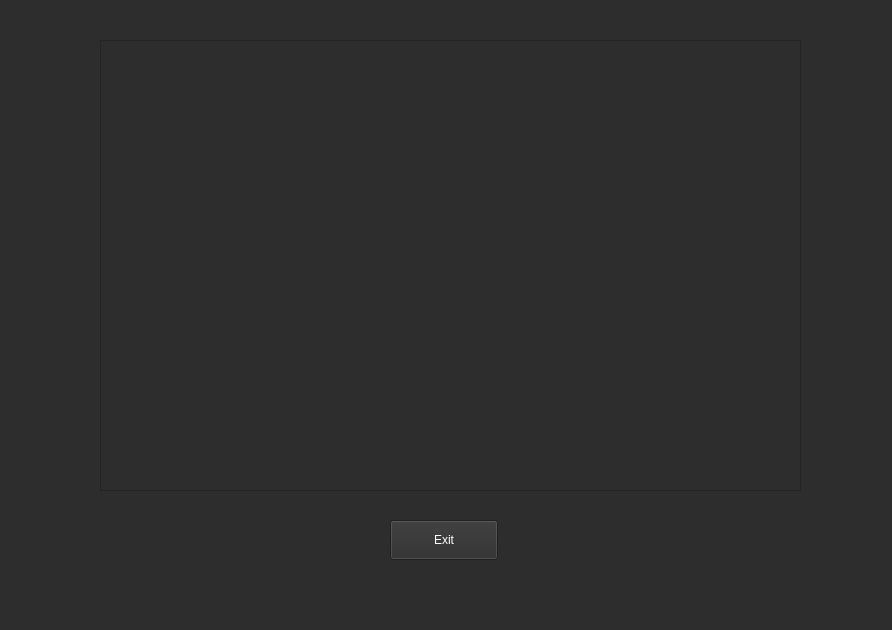
<?xml version="1.0" encoding="UTF-8"?>
<ui version="4.0">
 <class>IngressRulesInfo</class>
 <widget class="QWidget" name="IngressRulesInfo">
  <property name="geometry">
   <rect>
    <x>0</x>
    <y>0</y>
    <width>892</width>
    <height>630</height>
   </rect>
  </property>
  <property name="windowTitle">
   <string>Form</string>
  </property>
  <property name="styleSheet">
   <string notr="true">background-color: rgb(45, 45, 45);</string>
  </property>
  <widget class="QTextEdit" name="ingress_rules_info">
   <property name="geometry">
    <rect>
     <x>100</x>
     <y>40</y>
     <width>701</width>
     <height>451</height>
    </rect>
   </property>
   <property name="palette">
    <palette>
     <active>
      <colorrole role="WindowText">
       <brush brushstyle="SolidPattern">
        <color alpha="255">
         <red>255</red>
         <green>255</green>
         <blue>255</blue>
        </color>
       </brush>
      </colorrole>
      <colorrole role="Button">
       <brush brushstyle="SolidPattern">
        <color alpha="255">
         <red>45</red>
         <green>45</green>
         <blue>45</blue>
        </color>
       </brush>
      </colorrole>
      <colorrole role="Text">
       <brush brushstyle="SolidPattern">
        <color alpha="255">
         <red>255</red>
         <green>255</green>
         <blue>255</blue>
        </color>
       </brush>
      </colorrole>
      <colorrole role="ButtonText">
       <brush brushstyle="SolidPattern">
        <color alpha="255">
         <red>255</red>
         <green>255</green>
         <blue>255</blue>
        </color>
       </brush>
      </colorrole>
      <colorrole role="Base">
       <brush brushstyle="SolidPattern">
        <color alpha="255">
         <red>45</red>
         <green>45</green>
         <blue>45</blue>
        </color>
       </brush>
      </colorrole>
      <colorrole role="Window">
       <brush brushstyle="SolidPattern">
        <color alpha="255">
         <red>45</red>
         <green>45</green>
         <blue>45</blue>
        </color>
       </brush>
      </colorrole>
     </active>
     <inactive>
      <colorrole role="WindowText">
       <brush brushstyle="SolidPattern">
        <color alpha="255">
         <red>255</red>
         <green>255</green>
         <blue>255</blue>
        </color>
       </brush>
      </colorrole>
      <colorrole role="Button">
       <brush brushstyle="SolidPattern">
        <color alpha="255">
         <red>45</red>
         <green>45</green>
         <blue>45</blue>
        </color>
       </brush>
      </colorrole>
      <colorrole role="Text">
       <brush brushstyle="SolidPattern">
        <color alpha="255">
         <red>255</red>
         <green>255</green>
         <blue>255</blue>
        </color>
       </brush>
      </colorrole>
      <colorrole role="ButtonText">
       <brush brushstyle="SolidPattern">
        <color alpha="255">
         <red>255</red>
         <green>255</green>
         <blue>255</blue>
        </color>
       </brush>
      </colorrole>
      <colorrole role="Base">
       <brush brushstyle="SolidPattern">
        <color alpha="255">
         <red>45</red>
         <green>45</green>
         <blue>45</blue>
        </color>
       </brush>
      </colorrole>
      <colorrole role="Window">
       <brush brushstyle="SolidPattern">
        <color alpha="255">
         <red>45</red>
         <green>45</green>
         <blue>45</blue>
        </color>
       </brush>
      </colorrole>
     </inactive>
     <disabled>
      <colorrole role="WindowText">
       <brush brushstyle="SolidPattern">
        <color alpha="255">
         <red>120</red>
         <green>120</green>
         <blue>120</blue>
        </color>
       </brush>
      </colorrole>
      <colorrole role="Button">
       <brush brushstyle="SolidPattern">
        <color alpha="255">
         <red>45</red>
         <green>45</green>
         <blue>45</blue>
        </color>
       </brush>
      </colorrole>
      <colorrole role="Text">
       <brush brushstyle="SolidPattern">
        <color alpha="255">
         <red>120</red>
         <green>120</green>
         <blue>120</blue>
        </color>
       </brush>
      </colorrole>
      <colorrole role="ButtonText">
       <brush brushstyle="SolidPattern">
        <color alpha="255">
         <red>120</red>
         <green>120</green>
         <blue>120</blue>
        </color>
       </brush>
      </colorrole>
      <colorrole role="Base">
       <brush brushstyle="SolidPattern">
        <color alpha="255">
         <red>45</red>
         <green>45</green>
         <blue>45</blue>
        </color>
       </brush>
      </colorrole>
      <colorrole role="Window">
       <brush brushstyle="SolidPattern">
        <color alpha="255">
         <red>45</red>
         <green>45</green>
         <blue>45</blue>
        </color>
       </brush>
      </colorrole>
     </disabled>
    </palette>
   </property>
   <property name="readOnly">
    <bool>true</bool>
   </property>
  </widget>
  <widget class="QPushButton" name="btn_exit">
   <property name="geometry">
    <rect>
     <x>390</x>
     <y>520</y>
     <width>108</width>
     <height>40</height>
    </rect>
   </property>
   <property name="minimumSize">
    <size>
     <width>0</width>
     <height>40</height>
    </size>
   </property>
   <property name="palette">
    <palette>
     <active>
      <colorrole role="Button">
       <brush brushstyle="SolidPattern">
        <color alpha="255">
         <red>45</red>
         <green>45</green>
         <blue>45</blue>
        </color>
       </brush>
      </colorrole>
      <colorrole role="ButtonText">
       <brush brushstyle="SolidPattern">
        <color alpha="255">
         <red>255</red>
         <green>255</green>
         <blue>255</blue>
        </color>
       </brush>
      </colorrole>
      <colorrole role="Base">
       <brush brushstyle="SolidPattern">
        <color alpha="255">
         <red>45</red>
         <green>45</green>
         <blue>45</blue>
        </color>
       </brush>
      </colorrole>
      <colorrole role="Window">
       <brush brushstyle="SolidPattern">
        <color alpha="255">
         <red>45</red>
         <green>45</green>
         <blue>45</blue>
        </color>
       </brush>
      </colorrole>
     </active>
     <inactive>
      <colorrole role="Button">
       <brush brushstyle="SolidPattern">
        <color alpha="255">
         <red>45</red>
         <green>45</green>
         <blue>45</blue>
        </color>
       </brush>
      </colorrole>
      <colorrole role="ButtonText">
       <brush brushstyle="SolidPattern">
        <color alpha="255">
         <red>255</red>
         <green>255</green>
         <blue>255</blue>
        </color>
       </brush>
      </colorrole>
      <colorrole role="Base">
       <brush brushstyle="SolidPattern">
        <color alpha="255">
         <red>45</red>
         <green>45</green>
         <blue>45</blue>
        </color>
       </brush>
      </colorrole>
      <colorrole role="Window">
       <brush brushstyle="SolidPattern">
        <color alpha="255">
         <red>45</red>
         <green>45</green>
         <blue>45</blue>
        </color>
       </brush>
      </colorrole>
     </inactive>
     <disabled>
      <colorrole role="Button">
       <brush brushstyle="SolidPattern">
        <color alpha="255">
         <red>45</red>
         <green>45</green>
         <blue>45</blue>
        </color>
       </brush>
      </colorrole>
      <colorrole role="ButtonText">
       <brush brushstyle="SolidPattern">
        <color alpha="255">
         <red>120</red>
         <green>120</green>
         <blue>120</blue>
        </color>
       </brush>
      </colorrole>
      <colorrole role="Base">
       <brush brushstyle="SolidPattern">
        <color alpha="255">
         <red>45</red>
         <green>45</green>
         <blue>45</blue>
        </color>
       </brush>
      </colorrole>
      <colorrole role="Window">
       <brush brushstyle="SolidPattern">
        <color alpha="255">
         <red>45</red>
         <green>45</green>
         <blue>45</blue>
        </color>
       </brush>
      </colorrole>
     </disabled>
    </palette>
   </property>
   <property name="styleSheet">
    <string notr="true"/>
   </property>
   <property name="text">
    <string>Exit</string>
   </property>
  </widget>
 </widget>
 <resources/>
 <connections/>
</ui>
